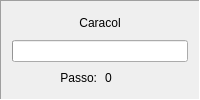
         <widget class="QFrame" name="frame_bateria_2">
          <property name="sizePolicy">
           <sizepolicy hsizetype="Minimum" vsizetype="Minimum">
            <horstretch>1</horstretch>
            <verstretch>5</verstretch>
           </sizepolicy>
          </property>
          <property name="frameShape">
           <enum>QFrame::Panel</enum>
          </property>
          <property name="frameShadow">
           <enum>QFrame::Sunken</enum>
          </property>
          <layout class="QGridLayout" name="gridLayout_15">
           <item row="3" column="1">
            <widget class="QLineEdit" name="painel_caracol">
             <property name="sizePolicy">
              <sizepolicy hsizetype="Ignored" vsizetype="Fixed">
               <horstretch>1</horstretch>
               <verstretch>0</verstretch>
              </sizepolicy>
             </property>
             <property name="palette">
              <palette>
               <active>
                <colorrole role="Base">
                 <brush brushstyle="SolidPattern">
                  <color alpha="0">
                   <red>255</red>
                   <green>255</green>
                   <blue>255</blue>
                  </color>
                 </brush>
                </colorrole>
               </active>
               <inactive>
                <colorrole role="Base">
                 <brush brushstyle="SolidPattern">
                  <color alpha="0">
                   <red>255</red>
                   <green>255</green>
                   <blue>255</blue>
                  </color>
                 </brush>
                </colorrole>
               </inactive>
               <disabled>
                <colorrole role="Base">
                 <brush brushstyle="SolidPattern">
                  <color alpha="255">
                   <red>239</red>
                   <green>235</green>
                   <blue>231</blue>
                  </color>
                 </brush>
                </colorrole>
               </disabled>
              </palette>
             </property>
             <property name="text">
              <string>0</string>
             </property>
             <property name="frame">
              <bool>false</bool>
             </property>
             <property name="readOnly">
              <bool>true</bool>
             </property>
            </widget>
           </item>
           <item row="3" column="0">
            <widget class="QLabel" name="label_25">
             <property name="sizePolicy">
              <sizepolicy hsizetype="Preferred" vsizetype="Preferred">
               <horstretch>1</horstretch>
               <verstretch>0</verstretch>
              </sizepolicy>
             </property>
             <property name="text">
              <string>Passo:</string>
             </property>
             <property name="alignment">
              <set>Qt::AlignRight|Qt::AlignTrailing|Qt::AlignVCenter</set>
             </property>
            </widget>
           </item>
           <item row="1" column="0" colspan="2">
            <widget class="QProgressBar" name="barra_caracol">
             <property name="sizePolicy">
              <sizepolicy hsizetype="Expanding" vsizetype="Fixed">
               <horstretch>1</horstretch>
               <verstretch>1</verstretch>
              </sizepolicy>
             </property>
             <property name="value">
              <number>0</number>
             </property>
             <property name="textVisible">
              <bool>false</bool>
             </property>
            </widget>
           </item>
           <item row="0" column="0" colspan="2">
            <widget class="QLabel" name="label_22">
             <property name="sizePolicy">
              <sizepolicy hsizetype="Preferred" vsizetype="Preferred">
               <horstretch>1</horstretch>
               <verstretch>0</verstretch>
              </sizepolicy>
             </property>
             <property name="text">
              <string>Caracol</string>
             </property>
             <property name="alignment">
              <set>Qt::AlignCenter</set>
             </property>
            </widget>
           </item>
          </layout>
         </widget>
